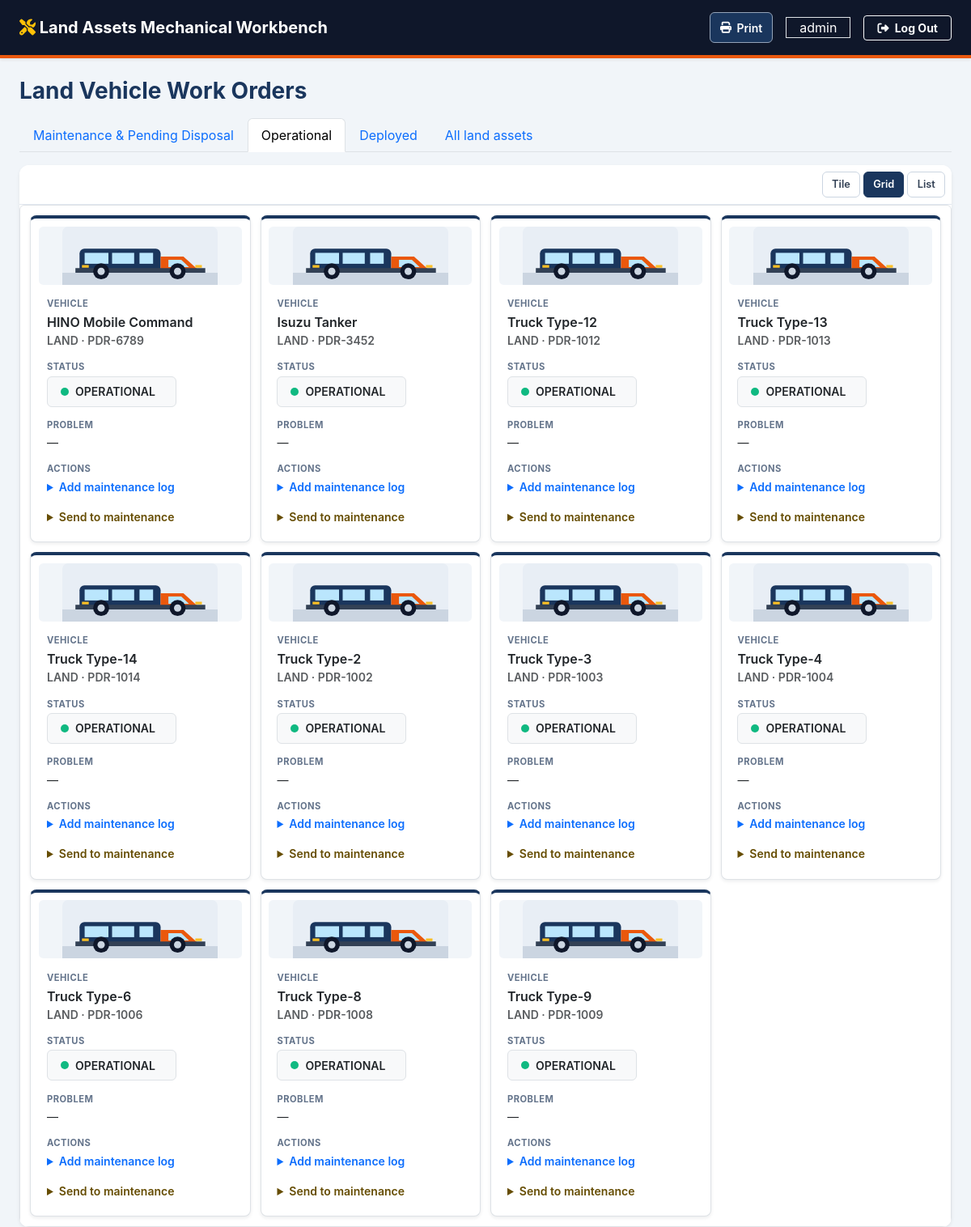
Screenshot of /repair/?status=OPERATIONAL (signed in) with the database file from the repository.
### fleet/models.py (models this page shows, shortened)
class Vehicle(models.Model):
    DEPLOYMENT_PURPOSE_CHOICES = [
        ('EMERGENCY_RESPONSE', 'Emergency response'),
        ('MEDICAL_TRANSPORT', 'Medical transport'),
        ('RESCUE_OPERATION', 'Rescue operation'),
        ('OFFICIAL_BUSINESS', 'Official business'),
        ('LOGISTICS_SUPPORT', 'Logistics support'),
        ('OTHER', 'Other'),
    ]
    STATUS_CHOICES = [
        ('OPERATIONAL', 'Operational'),
        ('MAINTENANCE', 'Maintenance'),
        ('DEPLOYED', 'Deployed'),
    ]
    model_name = models.CharField(max_length=100)
    plate_number = models.CharField(max_length=50, unique=True)
    vehicle_type = models.ForeignKey(VehicleType, on_delete=models.CASCADE)
    status = models.CharField(
        max_length=50,
        choices=STATUS_CHOICES,
        default='OPERATIONAL'
    )
    maintenance_problem = models.CharField(max_length=1000, blank=True)
    assigned_driver = models.ForeignKey(
        Driver,
        on_delete=models.SET_NULL,
        null=True,
        blank=True,
        related_name='vehicles'
    )
    deployment_purpose = models.CharField(
        max_length=30,
        choices=DEPLOYMENT_PURPOSE_CHOICES,
        blank=True,
    )
    deployment_destination = models.CharField(max_length=255, blank=True)

class VehicleType(models.Model):
    name = models.CharField(max_length=50, unique=True)

### fleet/views.py (the view, shortened to what this page needs)
# urls.py: path('repair/', views.repairman_dashboard, name='repairman_dashboard'),
@login_required
def repairman_dashboard(request):
    user = request.user
    username_lower = user.username.lower()
    user_group_names = list(user.groups.values_list('name', flat=True))
    is_authorized = check_user_role(
        user,
        'Technicians',
        ['tech', 'technician', 'repair', 'maintenance', 'mechanic']
    )
    if not is_authorized:
        messages.error(request, "Access restricted to authorized Repair Technicians.")
        return redirect('dashboard_portal:homepage')
    fleet_status = request.GET.get('status', 'MAINTENANCE_DISPOSAL').upper()
    valid_fleet_statuses = {
        'ALL',
        'OPERATIONAL',
        'DEPLOYED',
        'MAINTENANCE',
        'MAINTENANCE_DISPOSAL',
    }
    if fleet_status not in valid_fleet_statuses:
        fleet_status = 'MAINTENANCE_DISPOSAL'
    vehicles = Vehicle.objects.exclude(
        vehicle_type__name__iexact='MARINE'
    ).select_related(
        'vehicle_type', 'assigned_driver'
    ).prefetch_related(
        Prefetch(
            'maintenance_logs',
            queryset=MaintenanceLog.objects.select_related('logged_by').order_by('-logged_at')[:5],
            to_attr='recent_maintenance_logs',
        )
    ).order_by(
        Case(
            When(status='OPERATIONAL', then=Value(1)),
            When(status='DEPLOYED', then=Value(2)),
            When(status='MAINTENANCE', then=Value(3)),
            When(status='PENDING_DISPOSAL', then=Value(4)),
            default=Value(5),
            output_field=IntegerField(),
        ),
        'model_name'
    )
    if fleet_status == 'MAINTENANCE_DISPOSAL':
        vehicles = vehicles.filter(status__in=['MAINTENANCE', 'PENDING_DISPOSAL'])
    elif fleet_status != 'ALL':
        vehicles = vehicles.filter(status=fleet_status)
    vehicles = add_disposal_reasons(vehicles)
    return render(request, 'fleet/repairman_dashboard.html', {
        'vehicles': vehicles,
        'fleet_status': fleet_status,
        'fleet_status_tabs': [
            ('MAINTENANCE_DISPOSAL', 'Maintenance & Pending Disposal'),
            ('OPERATIONAL', 'Operational'),
            ('DEPLOYED', 'Deployed'),
            ('ALL', 'All land assets'),
        ],
    })

### fleet/views.py (called while the page is built, shortened)
def check_user_role(user, group_name, keywords):
    if user.is_superuser:
        return True

def add_disposal_reasons(vehicles):
    pending_vehicle_ids = set(
        vehicles.filter(status='PENDING_DISPOSAL').values_list('id', flat=True)
    )
    disposal_reasons = {}
    for vehicle in vehicles:
        if vehicle.id in pending_vehicle_ids:
            vehicle.disposal_reason = disposal_reasons.get(vehicle.id, '')
    return vehicles

### fleet/templates/fleet/repairman_dashboard.html (shortened to what this page needs)
{% load static %}
<!DOCTYPE html>
<html lang="en">
<head>
    <link href="https://cdn.jsdelivr.net/npm/bootstrap@5.3.0/dist/css/bootstrap.min.css" rel="stylesheet">
    <link rel="stylesheet" href="https://cdnjs.cloudflare.com/ajax/libs/font-awesome/6.4.0/css/all.min.css">
    <link rel="stylesheet" href="{% static 'fleet/css/asset_grid.css' %}">
    <link rel="stylesheet" href="{% static 'fleet/css/dashboard_views.css' %}">
    <link rel="stylesheet" href="{% static 'fleet/css/dashboard_print.css' %}">
    <link rel="stylesheet" href="{% static 'fleet/css/dashboard_theme.css' %}">
</head>
<body class="dashboard-shell">
    <nav class="navbar navbar-dark nav-header px-4 py-2 shadow-sm mb-4">
        <span class="navbar-brand fw-bold text-white"><i class="fa-solid fa-screwdriver-wrench text-warning"></i> Land Assets Mechanical Workbench</span>
        <div class="d-flex align-items-center gap-3">
            <button type="button" class="dashboard-print-trigger" aria-label="Print dashboard">
                <i class="fa-solid fa-print" aria-hidden="true"></i> Print
            </button>
            {% if user.is_authenticated %}
                <div class="px-3 py-1.5 rounded-full bg-sky-600/20 text-white text-xs font-bold uppercase tracking-wide border border-sky-400/50">
                    {{ user.first_name|default:user.username }} {{ user.last_name|default:'' }}
                </div>
            {% endif %}
            <form action="{% url 'dashboard_portal:custom_logout' %}" method="post" class="d-inline m-0">
                <button type="submit" class="btn btn-sm btn-outline-light fw-bold px-3">
                    <i class="fa-solid fa-right-from-bracket me-1"></i> Log Out
                </button>
            </form>
        </div>
    </nav>
    <div class="container-fluid px-4">
        <h3 class="fw-bold mb-3" style="color: #1A365D;">Land Vehicle Work Orders</h3>
        <div class="nav nav-tabs mb-3" role="tablist" aria-label="Filter land fleet by status">
            {% for status, label in fleet_status_tabs %}
                <a class="nav-link {% if fleet_status == status %}active{% endif %}"
                   href="?status={{ status }}" role="tab"
                   aria-selected="{% if fleet_status == status %}true{% else %}false{% endif %}">
                    {{ label }}
                </a>
            {% endfor %}
        </div>
        <div class="card shadow-sm border-0">
            <div class="card-body p-0 border bg-white rounded dashboard-view-list" data-view-list="land-work-orders" data-view-type="table" data-view-default="grid">
                <table class="table table-sm table-hover align-middle mb-0 asset-grid-table fleet-maintenance-table">
                    <tbody>
                        {% for vehicle in vehicles %}
                        <tr>
                            <td class="py-2 fw-semibold text-dark">
                                {{ vehicle.model_name }}
                                <div class="small text-muted">{{ vehicle.vehicle_type.name }} · {{ vehicle.plate_number }}</div>
                            </td>
                            <td class="py-2">
                                {% if vehicle.status == 'DEPLOYED' %}
                                    <div class="border px-3 py-1.5 rounded d-inline-flex align-items-center gap-2 bg-light text-dark fw-semibold" style="min-width: 160px; height: 38px; font-size: 0.875rem;">
                                        <span style="height: 10px; width: 10px; background-color: #0284C7; border-radius: 50%; display: inline-block;"></span>
                                        DEPLOYED
                                    </div>
                                {% else %}
                                    <div class="border px-3 py-1.5 rounded d-inline-flex align-items-center gap-2 bg-light text-dark fw-semibold" style="min-width: 160px; height: 38px; font-size: 0.875rem;">
                                        <span style="height: 10px; width: 10px; background-color: #10B981; border-radius: 50%; display: inline-block;"></span>
                                        OPERATIONAL
                                    </div>
                                {% endif %}
                            </td>
                            <td class="py-2 small">
                                {% if vehicle.status == 'MAINTENANCE' or vehicle.status == 'PENDING_DISPOSAL' %}
                                    {{ vehicle.maintenance_problem|default:"Not recorded" }}
                                {% else %}—{% endif %}
                            </td>
                            <td class="py-2">
                                <div class="dashboard-row-actions">
                                    {% if vehicle.status == 'OPERATIONAL' %}
                                        <details class="mb-2">
                                            <summary class="small fw-semibold text-primary">Add maintenance log</summary>
                                        </details>
                                        <details class="mb-1">
                                            <summary class="small fw-semibold text-warning-emphasis">Send to maintenance</summary>
                                        </details>
                                    {% endif %}
                                </div>
                            </td>
                        </tr>
                        {% endfor %}
                    </tbody>
                </table>
            </div>
        </div>
    </div>
</body>
</html>

### fleet/static/fleet/css/asset_grid.css (style rules this page uses)
.asset-grid-table { display: block; width: 100%; border-collapse: separate; background: transparent; }
.asset-grid-table tbody { display: grid; grid-template-columns: repeat(auto-fit, minmax(min(100%, 280px), 1fr)); gap: .75rem; padding: .75rem; }
.asset-grid-table tbody tr { display: flex; flex-direction: column; min-width: 0; padding: .6rem; border: 1px solid #dee2e6; border-top: 4px solid #1a365d; border-radius: .5rem; background: #fff; }
.asset-grid-table tbody tr::before { display: block; width: 100%; height: 72px; margin-bottom: .5rem; border-radius: .35rem; background: #f1f5f9 url("../images/land-vehicle.svg") center / contain no-repeat; content: ""; }
.asset-grid-table tbody td { display: block; width: 100%; padding: .25rem !important; border: 0 !important; }

### fleet/static/fleet/css/dashboard_views.css (style rules this page uses)
.dashboard-view-list[data-view-type="table"] { min-width: 0; }
.fleet-maintenance-table td { overflow-wrap: anywhere; }
.dashboard-view-list[data-view-type="table"][data-view-mode="tile"], .dashboard-view-list[data-view-type="table"][data-view-mode="grid"] { overflow: visible !important; }
.dashboard-view-list[data-view-type="table"][data-view-mode="tile"] table, .dashboard-view-list[data-view-type="table"][data-view-mode="grid"] table { display: block !important; width: 100%; background: transparent; }
.dashboard-view-list[data-view-type="table"][data-view-mode="tile"] tbody, .dashboard-view-list[data-view-type="table"][data-view-mode="grid"] tbody { display: grid !important; gap: .75rem; padding: .75rem; }
.dashboard-view-list[data-view-type="table"][data-view-mode="grid"] tbody { grid-template-columns: repeat(auto-fit, minmax(min(100%, 230px), 1fr)); }
.dashboard-view-list[data-view-type="table"][data-view-mode="tile"] tr, .dashboard-view-list[data-view-type="table"][data-view-mode="grid"] tr { display: flex !important; min-width: 0; flex-direction: column; border: 1px solid #dee2e6; border-top: 4px solid #1a365d; border-radius: .5rem; background: #fff; box-shadow: 0 .125rem .25rem rgb(15 23 42 / 8%); }
.dashboard-view-list[data-view-type="table"][data-view-mode="tile"] td, .dashboard-view-list[data-view-type="table"][data-view-mode="grid"] td { display: block !important; width: 100%; padding: .45rem .65rem !important; border: 0 !important; }
.dashboard-view-list[data-view-type="table"][data-view-mode="tile"] td::before, .dashboard-view-list[data-view-type="table"][data-view-mode="grid"] td::before { display: block; margin-bottom: .15rem; color: #64748b; content: attr(data-view-label); font-size: .7rem; font-weight: 700; letter-spacing: .04em; text-transform: uppercase; }
.dashboard-row-actions { display: flex; width: 100%; flex-direction: column; align-items: stretch; gap: .5rem; }

### fleet/static/fleet/css/dashboard_print.css (style rules this page uses)
.dashboard-print-trigger { display: inline-flex; align-items: center; justify-content: center; gap: .4rem; border: 1px solid #94a3b8; border-radius: .375rem; background: #1a365d; color: #fff; cursor: pointer; font: inherit; font-size: .875rem; font-weight: 600; padding: .45rem .75rem; }

### fleet/static/fleet/css/dashboard_theme.css (style rules this page uses)
.dashboard-shell { min-height: 100vh; background: #f1f5f9; color: #0f172a; font-family: -apple-system, BlinkMacSystemFont, "Segoe UI", Roboto, Helvetica, Arial, sans-serif; }
.dashboard-shell > nav, .dashboard-shell > header { min-height: 4.5rem; border-bottom: 4px solid #ea580c; background-color: #0f172a !important; box-shadow: 0 2px 8px rgb(15 23 42 / 12%); }
.dashboard-shell > .container-fluid { width: 100%; max-width: 1600px; margin-right: auto; margin-left: auto; padding-right: 1.5rem; padding-left: 1.5rem; }
.dashboard-shell .card, .dashboard-shell .panel-container { overflow: hidden; border: 1px solid #cbd5e1; border-radius: .75rem; background-color: #fff; box-shadow: 0 4px 12px rgb(15 23 42 / 6%); }

### fleet/templates/fleet/repairman_dashboard.html (style rules this page uses)
body { background-color: #FFFFFF; }
.nav-header { background-color: #1A365D; border-bottom: 4px solid #0EA5E9; }

### rows the page displays
Vehicle: model_name "HINO Mobile Command", vehicle_type.name "LAND", plate_number "PDR-6789", status "OPERATIONAL" (drawn)
Vehicle: model_name "Isuzu Tanker", vehicle_type.name "LAND", plate_number "PDR-3452", status "OPERATIONAL" (drawn)
Vehicle: model_name "Truck Type-12", vehicle_type.name "LAND", plate_number "PDR-1012", status "OPERATIONAL" (drawn)
Vehicle: model_name "Truck Type-13", vehicle_type.name "LAND", plate_number "PDR-1013", status "OPERATIONAL" (drawn)
Vehicle: model_name "Truck Type-14", vehicle_type.name "LAND", plate_number "PDR-1014", status "OPERATIONAL" (drawn)
Vehicle: model_name "Truck Type-2", vehicle_type.name "LAND", plate_number "PDR-1002", status "OPERATIONAL" (drawn)
Vehicle: model_name "Truck Type-3", vehicle_type.name "LAND", plate_number "PDR-1003", status "OPERATIONAL" (drawn)
Vehicle: model_name "Truck Type-4", vehicle_type.name "LAND", plate_number "PDR-1004", status "OPERATIONAL" (drawn)
Vehicle: model_name "Truck Type-6", vehicle_type.name "LAND", plate_number "PDR-1006", status "OPERATIONAL" (drawn)
Vehicle: model_name "Truck Type-8", vehicle_type.name "LAND", plate_number "PDR-1008", status "OPERATIONAL" (drawn)
Vehicle: model_name "Truck Type-9", vehicle_type.name "LAND", plate_number "PDR-1009", status "OPERATIONAL" (drawn)

### other values shown
{{ user.first_name|default:user.username }} "admin"
{{ label }} "Maintenance & Pending Disposal" "Operational" "Deployed" "All land assets"
